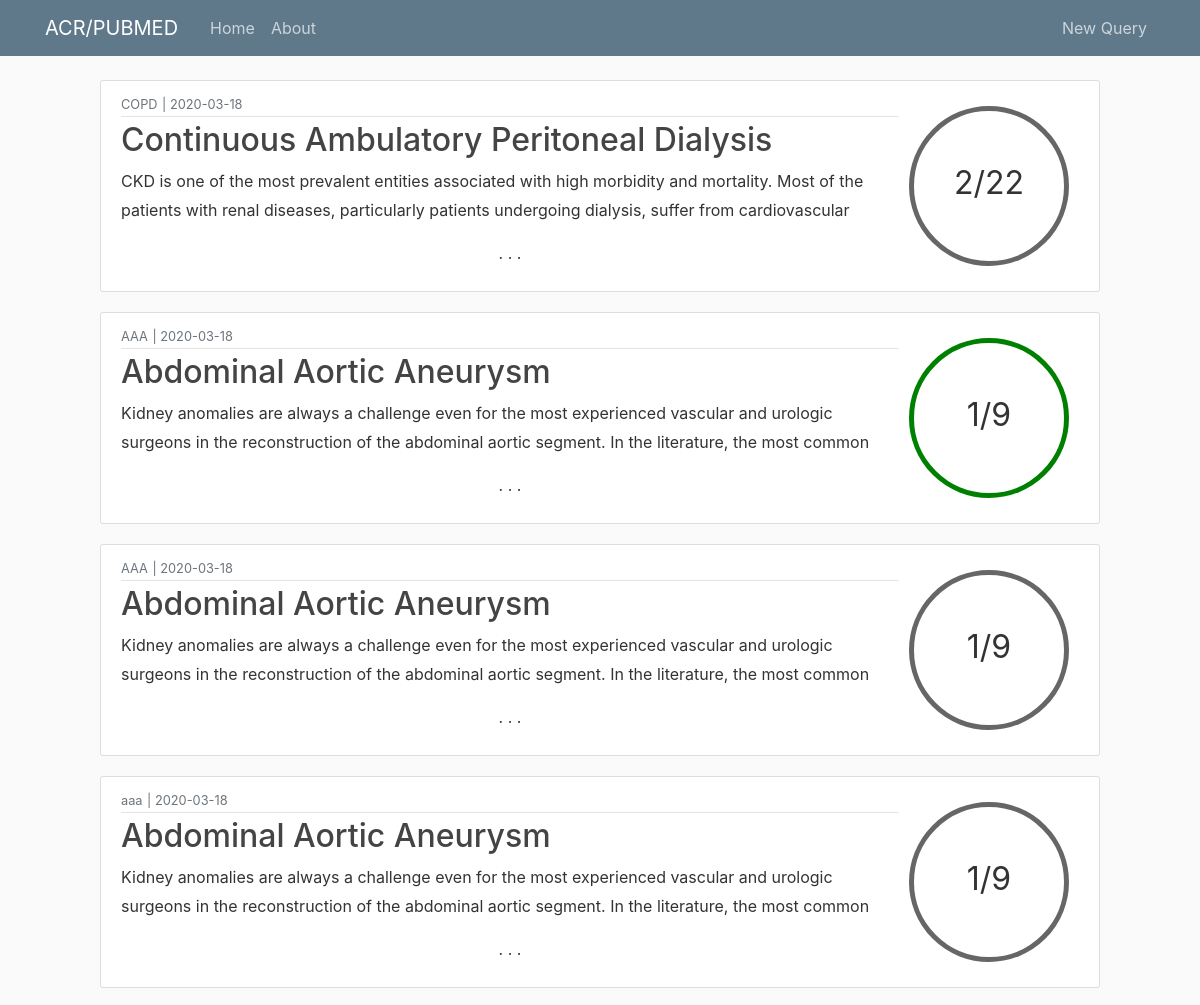
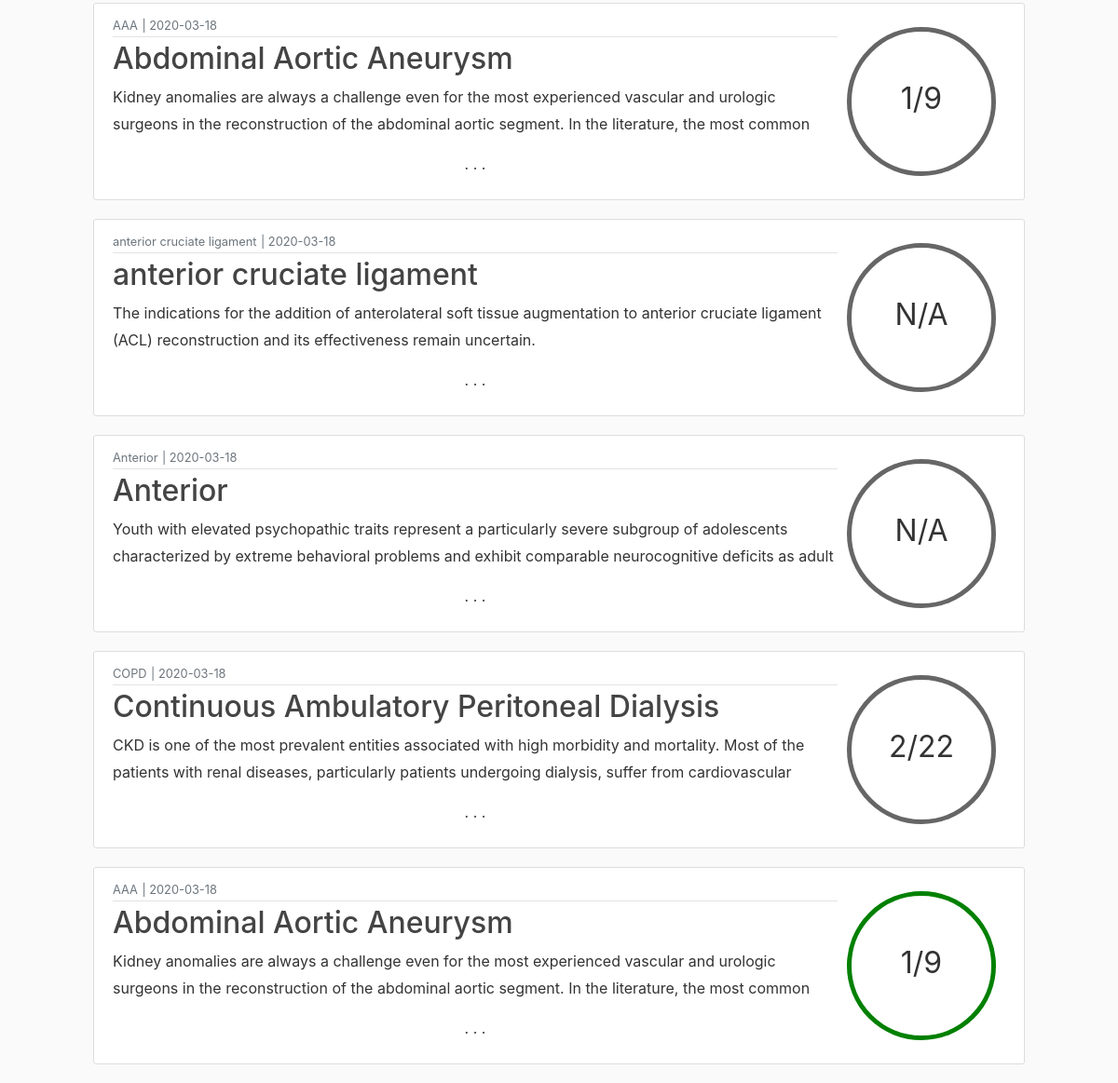
The page /home on the database its author committed (2 pictures, top to bottom).
### flaskblog/models.py (models this page shows, shortened)
class QueryT(db.Model):
    id = db.Column(db.Integer, primary_key=True)
    term = db.Column(db.String(100), nullable=False)
    origterm = db.Column(db.String(100), nullable=False)
    date_posted = db.Column(db.DateTime, nullable=False, default=datetime.utcnow)
    content = db.Column(db.Text, nullable=False)
    percentmatch = db.Column(db.String(3), nullable=False)
    origtermpresent = db.Column(db.Boolean, nullable=False)
    acrmatches = db.Column(db.Text)
    lfmatches = db.Column(db.Text)

### flaskblog/routes.py (the view)
@app.route("/")
@app.route("/home")
def home():
    queriest = QueryT.query.all()
    queriest = queriest[::-1]
    tick_file = os.path.join(os.getcwd(), 'flaskblog/static/tick.png')
    picture_file = "tickg.jpg"
    return render_template('home.html', queriest=queriest, picture_file=picture_file)

### flaskblog/templates/home.html (shortened to what this page needs)
{% extends "layout.html" %}
{% block content %}
    <main role="main" class="container col-md-10">
      <div class="row">
    {% for queryt in queriest %}
        <article class="media content-section">
            <div class="media-body">
                <div class="article-metadata">
                    <small class="text-muted">{{ queryt.origterm }}</small>
                    <small class="text-muted"> | </small>
                    <small class="text-muted">{{ queryt.date_posted.strftime('%Y-%m-%d') }}</small>
                </div>
                <h2><a class="article-title" href="{{ url_for('queryt', queryt_id=queryt.id) }}">{{ queryt.term }}</a></h2>
                <p class="article-home">{{ queryt.content }}</p>
                <p class="cont-dash">. . .</p>
            </div>
            {% if queryt.origtermpresent %}
                <div class = "align-self-center circleg"><p></p>{{  queryt.percentmatch }}</div>
            {% else %}
                <div class = "align-self-center circle"><p></p>{{  queryt.percentmatch }}</div>
            {% endif %}
        </article>
    {% endfor %}
      </div>
    </main>
{% endblock content %}

### flaskblog/templates/layout.html (shortened to what this page needs)
<!DOCTYPE html>
<html>
<head>
    <link rel="stylesheet" href="https://maxcdn.bootstrapcdn.com/bootstrap/4.0.0/css/bootstrap.min.css">
    <link rel="stylesheet" type="text/css" href="{{ url_for('static', filename='main.css') }}">
</head>
<body>
    <header class="site-header">
      <nav class="navbar navbar-expand-md navbar-dark bg-steel fixed-top">
        <div class="container">
          <a class="navbar-brand mr-4" href="/">ACR/PUBMED</a>
          <div class="collapse navbar-collapse" id="navbarToggle">
            <div class="navbar-nav mr-auto">
              <a class="nav-item nav-link" href="{{ url_for('home') }}">Home</a>
              <a class="nav-item nav-link" href="{{ url_for('about') }}">About</a>
            </div>
            <div class="navbar-nav">
                <a class="nav-item nav-link" href="{{ url_for('new_queryt') }}">New Query</a>
            </div>
          </div>
        </div>
      </nav>
    </header>
{% block content %}
{% endblock %}
</body>
</html>

### flaskblog/static/main.css (style rules this page uses)
body { background: #fafafa; color: #333333; margin-top: 5rem; }
h1, h2, h3, h4, h5, h6 { color: #444444; }
.bg-steel { background-color: #5f788a; }
.site-header .navbar-nav .nav-link { color: #cbd5db; }
.content-section { vertical-align: central; background: #ffffff; padding: 10px 20px; border: 1px solid #dddddd; border-radius: 3px; margin-bottom: 20px; }
.circle { width: 5em; height: 5em; line-height: 3.5em; border-radius: 50%; text-align: center; font-size: 32px; border: 5px solid #666; margin: 10px; }
.circleg { width: 5em; height: 5em; line-height: 3.5em; border-radius: 50%; text-align: center; font-size: 32px; border: 5px solid green; margin: 10px; }
.article-title { color: #444444; }
.article-home { white-space: pre-line; overflow: hidden; text-overflow: ellipsis; max-height: 3.6em; line-height: 1.8em; }
.cont-dash { text-align: center; }
.article-metadata { padding-bottom: 1px; margin-bottom: 4px; border-bottom: 1px solid #e3e3e3; }

### rows shown on the page
QueryT: origterm "COPD", date_posted "2020-03-18", term "Continuous Ambulatory Peritoneal Dialysis", content "CKD is one of the most prevalent entities associated with high morbidity and mortality. Most of the patients with renal diseases, particularly patients undergoing dialysis, suffer from cardiovascular…", percentmatch "2/22"
QueryT: origterm "AAA", date_posted "2020-03-18", term "Abdominal Aortic Aneurysm", content "Kidney anomalies are always a challenge even for the most experienced vascular and urologic surgeons in the reconstruction of the abdominal aortic segment. In the literature, the most common…", percentmatch "1/9"
QueryT: origterm "AAA", date_posted "2020-03-18", term "Abdominal Aortic Aneurysm", content "Kidney anomalies are always a challenge even for the most experienced vascular and urologic surgeons in the reconstruction of the abdominal aortic segment. In the literature, the most common…", percentmatch "1/9"
QueryT: origterm "aaa", date_posted "2020-03-18", term "Abdominal Aortic Aneurysm", content "Kidney anomalies are always a challenge even for the most experienced vascular and urologic surgeons in the reconstruction of the abdominal aortic segment. In the literature, the most common…", percentmatch "1/9"
QueryT: origterm "AAA", date_posted "2020-03-18", term "Abdominal Aortic Aneurysm", content "Kidney anomalies are always a challenge even for the most experienced vascular and urologic surgeons in the reconstruction of the abdominal aortic segment. In the literature, the most common…", percentmatch "1/9"
QueryT: origterm "anterior cruciate ligament", date_posted "2020-03-18", term "anterior cruciate ligament", content "The indications for the addition of anterolateral soft tissue augmentation to anterior cruciate ligament (ACL) reconstruction and its effectiveness remain uncertain.…", percentmatch "N/A"
QueryT: origterm "Anterior", date_posted "2020-03-18", term "Anterior", content "Youth with elevated psychopathic traits represent a particularly severe subgroup of adolescents characterized by extreme behavioral problems and exhibit comparable neurocognitive deficits as adult…", percentmatch "N/A"
QueryT: origterm "COPD", date_posted "2020-03-18", term "Continuous Ambulatory Peritoneal Dialysis", content "CKD is one of the most prevalent entities associated with high morbidity and mortality. Most of the patients with renal diseases, particularly patients undergoing dialysis, suffer from cardiovascular…", percentmatch "2/22"
QueryT: origterm "AAA", date_posted "2020-03-18", term "Abdominal Aortic Aneurysm", content "Kidney anomalies are always a challenge even for the most experienced vascular and urologic surgeons in the reconstruction of the abdominal aortic segment. In the literature, the most common…", percentmatch "1/9"
